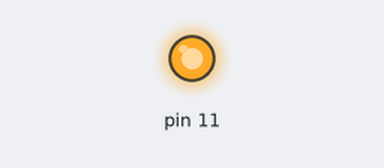
Recording of a sketch running on a simulated Arduino Uno, built with avr-gcc and run on an emulated ATmega328P. Parts: output pins drawn as LEDs (lit = HIGH).

Above: at 0.05 s.
At 1.0 s:
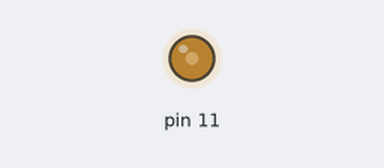
At 1.5 s:
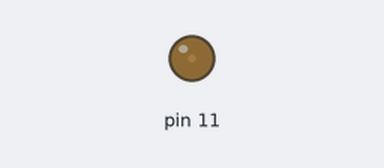
Timing chart, 0 to 3.5 s (numbered marks = the images above):
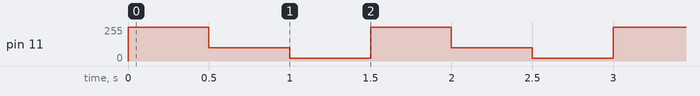

Measured:
- by itself, pin 11: repeats every 1.5 s: 100/255 0.50 s, 20/255 0.50 s, 255/255 0.50 s

The sketch:

arduino01analog.ino
```cpp
void setup() {

   pinMode(11, OUTPUT);
}

void loop() {

  analogWrite(11, 255);
  delay(500);
  analogWrite(11, 100);
  delay(500);
  analogWrite(11, 20);
  delay(500);

}
```
